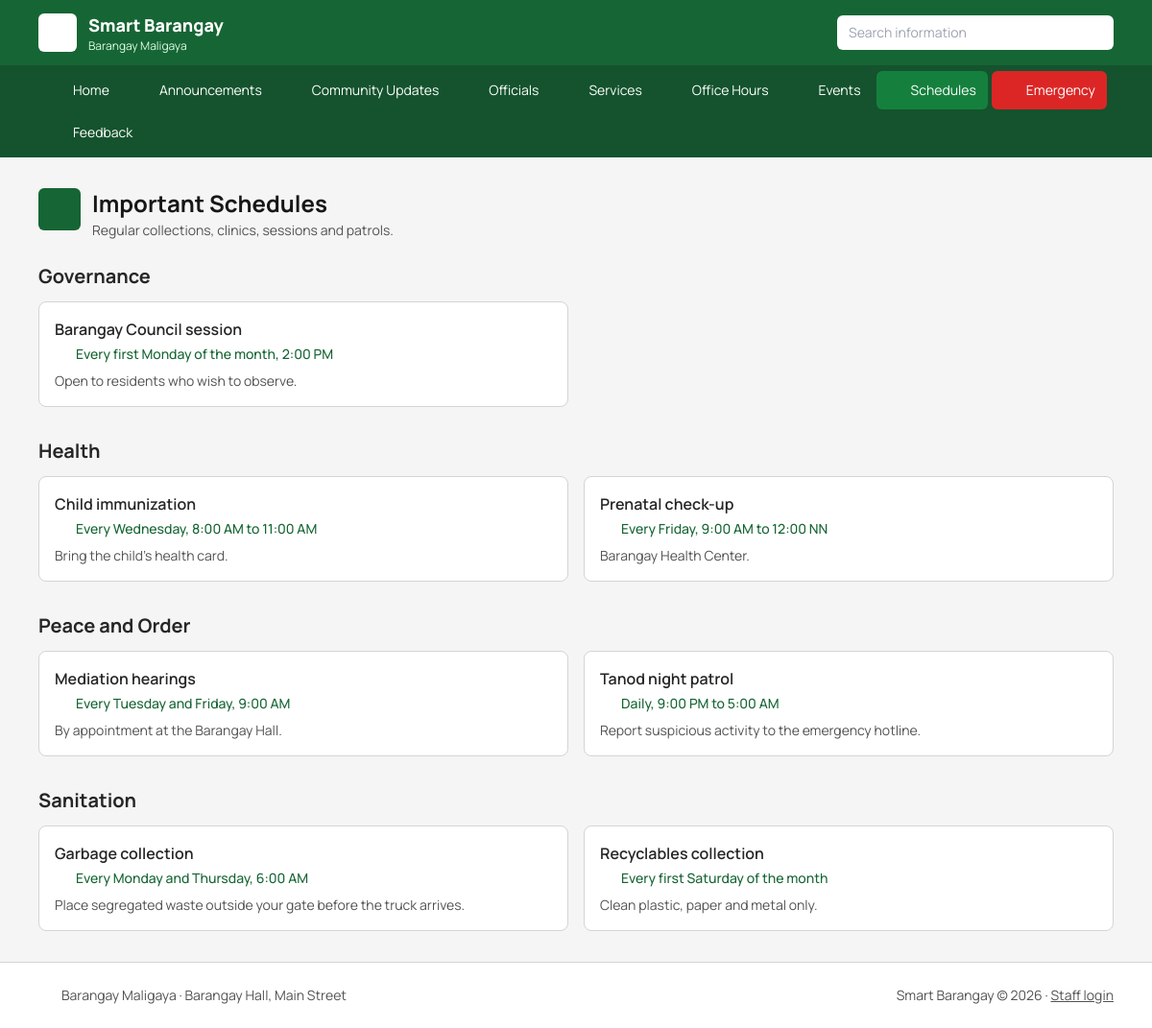
Page /schedules.php on the committed database.
### tables this page shows
CREATE TABLE `schedules` (
  `id` int(11) NOT NULL,
  `category` varchar(40) NOT NULL,
  `title` varchar(120) NOT NULL,
  `when_text` varchar(150) NOT NULL,
  `details` varchar(300) DEFAULT NULL
);

### schedules.php (the view, shortened to what this page needs)
<?php
require 'config.php';
$rows = $pdo->query('SELECT * FROM schedules ORDER BY category, id')->fetchAll();
$groups = [];
foreach ($rows as $r) $groups[$r['category']][] = $r;
include 'includes/header.php';
echo page_head('calendar-check', 'Important Schedules', 'Regular collections, clinics, sessions and patrols.');
?>
<?php if (!$groups): ?>
  <p class="bg-white border border-dashed border-neutral-300 rounded-lg p-8 text-center text-neutral-600">No schedules have been posted yet.</p>
<?php else: ?>
  <div class="space-y-8">
    <?php foreach ($groups as $cat => $items): ?>
      <section>
        <h2 class="text-xl font-bold mb-3"><?= e($cat) ?></h2>
        <div class="grid gap-4 md:grid-cols-2">
          <?php foreach ($items as $s): ?>
            <article id="schedule-<?= (int)$s['id'] ?>" class="bg-white border border-neutral-300 rounded-lg p-4 scroll-mt-4">
              <h3 class="font-semibold"><?= e($s['title']) ?></h3>
              <p class="text-sm font-medium text-green-800 mt-1 flex items-center gap-1.5"><?= icon('clock', 'w-4 h-4 shrink-0') ?><?= e($s['when_text']) ?></p>
              <?php if ($s['details']): ?><p class="text-sm text-neutral-600 mt-2"><?= e($s['details']) ?></p><?php endif; ?>
            </article>
          <?php endforeach; ?>
        </div>
      </section>
    <?php endforeach; ?>
  </div>
<?php endif; ?>
<?php include 'includes/footer.php'; ?>

### config.php (shortened to what this page needs)
<?php
function e($v) { return htmlspecialchars((string)$v, ENT_QUOTES, 'UTF-8'); }
function page_head($icon, $title, $sub = '') {
    return '<div class="flex items-start gap-3 mb-6"><span class="bg-green-800 text-white rounded-md p-2.5 shrink-0">' . icon($icon, 'w-6 h-6') . '</span>'
         . '<div><h1 class="text-2xl font-bold text-neutral-900">' . e($title) . '</h1>'
         . ($sub !== '' ? '<p class="text-neutral-600 text-sm mt-0.5">' . e($sub) . '</p>' : '') . '</div></div>';
}
function icon($name, $class = 'w-5 h-5') {
    return '<svg xmlns="http://www.w3.org/2000/svg" class="' . e($class) . '" viewBox="0 0 24 24" fill="none" stroke="currentColor" stroke-width="2" stroke-linecap="round" stroke-linejoin="round" aria-hidden="true">' . ($p[$name] ?? $p['file-text']) . '</svg>';
}

### rows in the picture
schedules: title "Barangay Council session", when_text "Every first Monday of the month, 2:00 PM", details "Open to residents who wish to observe."
schedules: title "Child immunization", when_text "Every Wednesday, 8:00 AM to 11:00 AM", details "Bring the child's health card."
schedules: title "Prenatal check-up", when_text "Every Friday, 9:00 AM to 12:00 NN", details "Barangay Health Center."
schedules: title "Mediation hearings", when_text "Every Tuesday and Friday, 9:00 AM", details "By appointment at the Barangay Hall."
schedules: title "Tanod night patrol", when_text "Daily, 9:00 PM to 5:00 AM", details "Report suspicious activity to the emergency hotline."
schedules: title "Garbage collection", when_text "Every Monday and Thursday, 6:00 AM", details "Place segregated waste outside your gate before the truck arrives."
schedules: title "Recyclables collection", when_text "Every first Saturday of the month", details "Clean plastic, paper and metal only."

### other values in the picture
BARANGAY_NAME "Barangay Maligaya"
$label "Home"
$label "Announcements"
$label "Community Updates"
$label "Officials"
$label "Services"
$label "Office Hours"
$label "Events"
$label "Schedules"
$label "Emergency"
$label "Feedback"
$title "Important Schedules"
$sub "Regular collections, clinics, sessions and patrols."
$cat "Governance"
$cat "Health"
